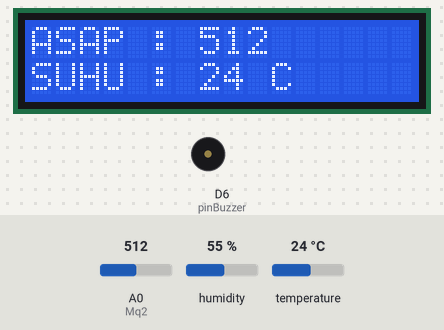
A sketch run on a simulated ESP8266 (NodeMCU). Parts: 16×2 character LCD, buzzer (waves = sounding, pin HIGH). The test bench sets the inputs (shaded band); at power-on: temperature 24 °C, A0 (Mq2) = 512, humidity 55 %. WiFi joins after 1.5 s; servers stay silent unless stated; uploads are accepted with an empty reply; what the sketch prints to the serial monitor is not drawn.

Above: at 2.7 s.
2.8 s: temperature set to 12 °C
At 4.8 s:
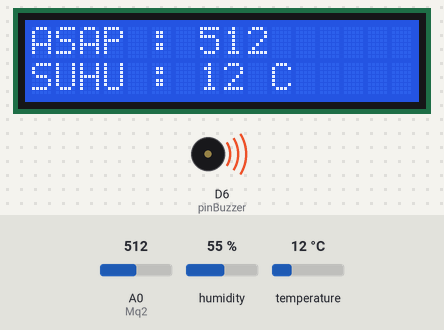
5.4 s: A0 (Mq2) set to 716
At 7.0 s:
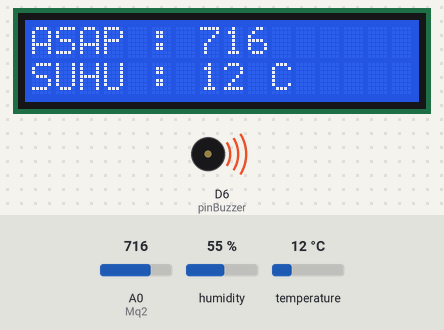
7.8 s: temperature set to 19 °C
At 9.1 s:
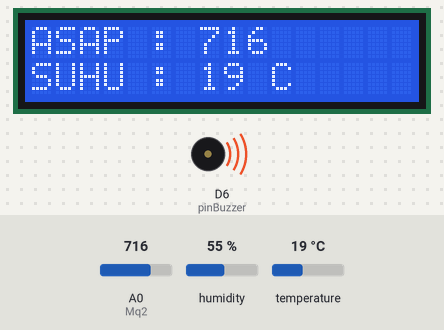
13.7 s: A0 (Mq2) set to 900
At 16.8 s:
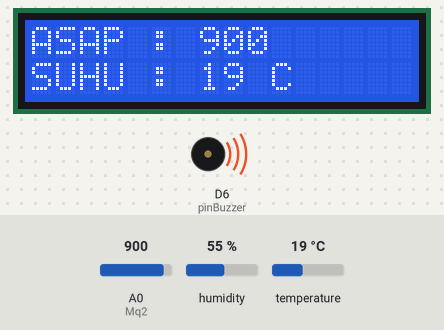
17.1 s: temperature set to 28 °C
At 19.1 s:
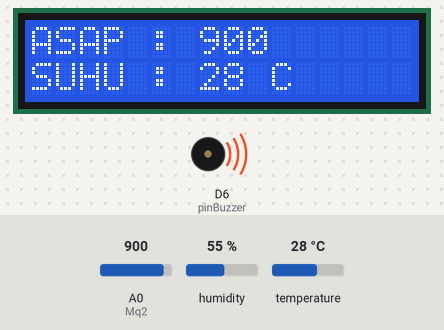
Timing chart, 0 to 20.5 s (numbered marks = the images above; inputs shaded):
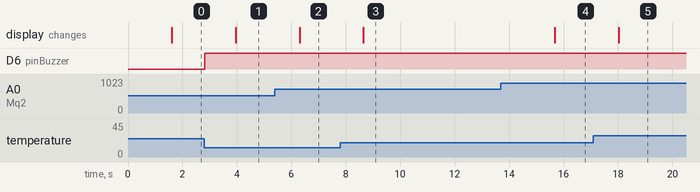

Measured:
- after the input at 2.8 s, the display: changes after 1.2 s (image 1)
- after the input at 5.4 s, the display: changes after 0.90 s (image 2)
- after the input at 7.8 s, the display: changes after 0.85 s (image 3)
- after the input at 13.7 s, the display: changes after 2.0 s (image 4)
- after the input at 17.1 s, the display: changes after 0.92 s (image 5)

The sketch:

MonitoringLab.ino
```cpp
#include <ArduinoJson.h>


#include <LiquidCrystal_I2C.h>
#include <ESP8266WiFi.h>
#include <WiFiClient.h>
#include <ESP8266WebServer.h>
#include <ESP8266HTTPClient.h>
#include "DHT.h"

#include <CTBot.h>
CTBot myBot;

#define DHTPIN D5
#define DHTTYPE DHT11
DHT dht(DHTPIN, DHTTYPE);

const char *ssid = "oppodea";
const char *password = "dea101010";
const char *host = "http://192.168.43.137/Monitoring/kirim.php";
String token = "6595340801:AAHRMXlH_WCBfC0lQjUtuyw1of2HfKt13eI"; // token bot telegram yang telah dibuat


const int Mq2 = A0;
const int pinBuzzer = D6;

LiquidCrystal_I2C lcd(0x27, 16, 2);


void setup() {
  Serial.begin(9600);
  WiFi.mode(WIFI_STA);
  WiFi.begin(ssid, password);

  pinMode(Mq2, INPUT);
  pinMode(pinBuzzer, OUTPUT);

  dht.begin();

  // Initialize LCD display
  lcd.begin();
  lcd.backlight();

  // Membaca BootTelegram
  myBot.wifiConnect(ssid,password);
  myBot.setTelegramToken(token);

  if(myBot.testConnection()){
    Serial.println("Koneksi telegram berhasil");
  }
  else{

    Serial.println("Koneksi telegram gagal");
  }

}

void loop() {

  TBMessage msg;


  String temperature, humidity, postData, gas;

  int h = dht.readHumidity();
  int t = dht.readTemperature();
  int g = analogRead(Mq2);
  temperature = String(t);
  humidity = String(h);
  gas = String(g);

  // Print gas data on line 1, column 0
  lcd.setCursor(0, 0);
  lcd.print("ASAP : " + gas);

  // Print temperature data on line 2, column 0
  lcd.setCursor(0, 1);
  lcd.print("SUHU : " + temperature + " C");
  delay(1000);


  if (WiFi.status() == WL_CONNECTED) {
    WiFiClient client;
    HTTPClient http;

    http.begin(client, host);
    http.addHeader("Content-Type", "application/x-www-form-urlencoded");
    String httpRequestData = "temperatur=" + temperature + "&kelembapan=" + humidity + "&gas=" + gas;
    int httpResponseCode = http.POST(httpRequestData);


    if (httpResponseCode == 200) {

    //  Serial.println("Kirim data Berhasil");

      if ((g > 150) || (t > 35)) {
        digitalWrite(pinBuzzer, HIGH);
        if(g > 150){
          if (CTBotMessageText == myBot.getNewMessage(msg)){
            Serial.print("Pesan Masuk: ");
            Serial.println(msg.text);
            myBot.sendMessage(msg.sender.id, "Gas atau asap terlalu tinggi !");
          }
        }else if(t > 35){
          if (CTBotMessageText == myBot.getNewMessage(msg)){
            Serial.print("Pesan Masuk: ");
            Serial.println(msg.text);
            myBot.sendMessage(msg.sender.id, "Suhu ruangan terlalu tinggi !");
          }
        }

      } else {
        digitalWrite(pinBuzzer, LOW);
      }
    } else {
      Serial.println("Kirim data Gagal");
    }

    http.end();
  }

  delay(1000);
}
```
